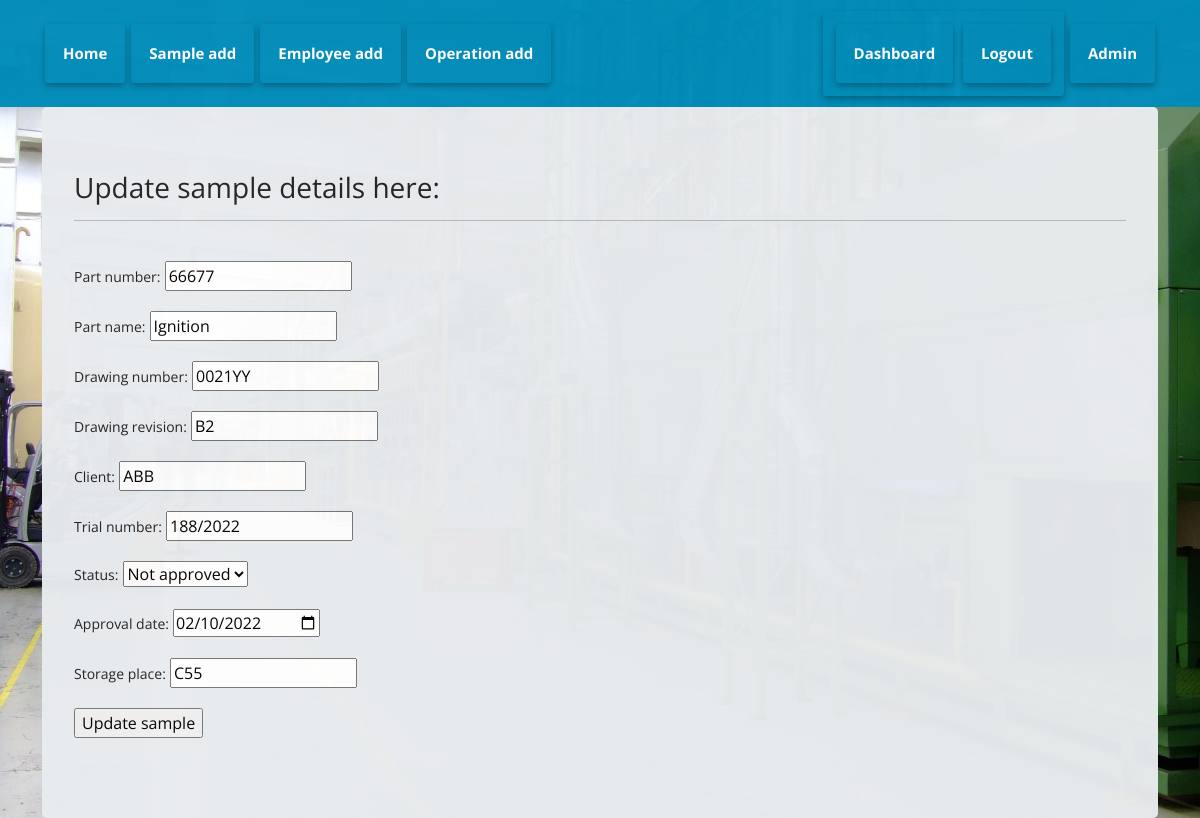
Before: /sample/update/66677 (signed in) with the older database file.
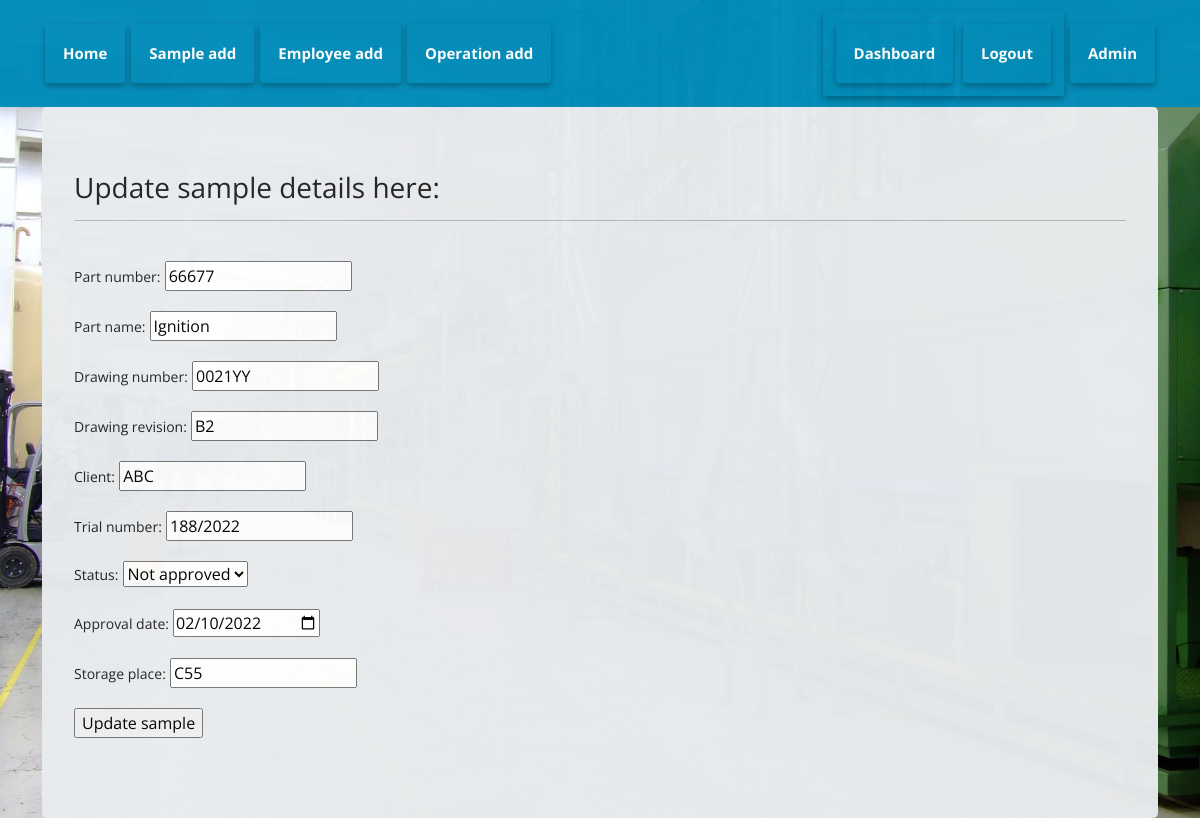
After: the same page with the newer database file.
### samples/models.py (models this page shows, shortened)
class Samples(models.Model):
    part_number = models.IntegerField(validators=[MinValueValidator(100), MaxValueValidator(99999)], unique=True)
    part_name = models.CharField(max_length=255, unique=False)
    drawing_number = models.CharField(max_length=20, unique=False)
    drawing_revision = models.CharField(max_length=20, unique=False)
    client = models.CharField(max_length=125)
    trial_number = models.CharField(max_length=20, unique=True)
    APPROVED = 'Approved'
    NOT_APPROVED = 'Not approved'
    STATUS_CHOICES = [
            (APPROVED, 'Approved'),
            (NOT_APPROVED, 'Not approved'),
        ]
    status = models.CharField(max_length=20, choices=STATUS_CHOICES, default='Not approved')
    approval_date = models.DateField(blank=True, null=True)
    storage_place = models.CharField(max_length=50, unique=True)
    class Meta:
        verbose_name = "Samples"
        verbose_name_plural = "Samples"

### samples/decorators.py (the view)
    def wrapper(request, *args, **kwargs):
        if not request.user.is_authenticated:
            return redirect('my-login')
        return view_func(request, *args, **kwargs)

### samples/forms.py
class SamplesAdder(forms.ModelForm):
    class Meta:
        model = Samples
        fields = '__all__'
        widgets = {
            'approval_date': forms.DateInput(attrs={'type': 'date'}),
        }
        input_formats = ['%Y-%m-%d']

### samples/views.py (called while the page is built, shortened)
@custom_login_required
def sample_update(request, part_number):
    sample = get_object_or_404(Samples, part_number=part_number)
    form = SamplesAdder(instance=sample)
    context = {"SampleUpdate": form}
    return render(request, 'samp/sample-update.html', context)

### samples/templates/samp/sample-update.html (shortened to what this page needs)
{% extends 'base.html' %}
{% block content %}
<!DOCTYPE html>
<html lang="en">
<head>
    <h3><b> Update sample details here: </b></h3>
</head>
<body>
    <hr>
    <br>
    <form method="post" autocomplete="off">
        {{ SampleUpdate.as_p }}
        <input type="submit" value="Update sample"/>
    </form>
</body>
</html>
{% endblock %}

Changed rows visible on the page:
changed Samples "Ignition": client "ABB" → "ABC"
